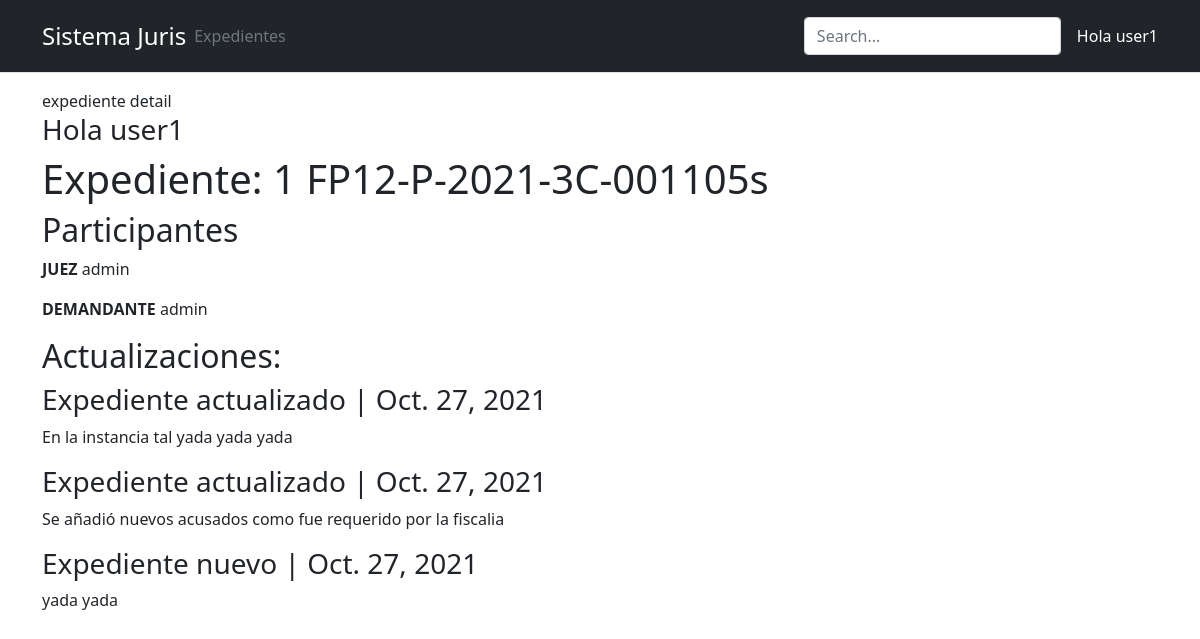
Page /1 (signed in) on the committed database.
### juris/models.py (models this page shows, shortened)
class Actualizacion(models.Model):
	titulo = models.CharField(max_length=30, default="Expediente actualizado")
	contenido = models.CharField(max_length=200)
	fecha_actualizacion = models.DateField(auto_now=True)
	expediente = models.ForeignKey('Expediente', on_delete=models.SET_NULL, null = True)

class Expediente(models.Model):
	numero_de_fiscalia = models.CharField(max_length=5)
	letra = models.CharField(max_length=1)
	año = models.DateField(auto_now=True)
	tribunal = models.CharField(max_length=2)
	numero_expediente = models.CharField(max_length=6)
	intervenientes = models.ManyToManyField(User, through='PersonasIntervenientes')
	class Meta:
		unique_together= ('numero_de_fiscalia', 'letra', 'tribunal', 'numero_expediente')
	def return_list_of_intervenientes(self):
		return  self.intervenientes.through.objects.filter(expediente=self)
	def __str__(self):
		return str(self.id) + " " + self.numero_de_fiscalia + "-" + self.letra + "-" + str(self.año.year) + "-" + self.tribunal + "-" + self.numero_expediente

class PersonasIntervenientes(models.Model):
	user = models.ForeignKey(User, on_delete=models.CASCADE)
	expediente = models.ForeignKey(Expediente, on_delete=models.CASCADE)
	fecha_incluido = models.DateField(auto_now=True)
	ROL_USUARIO = (
		('DE','DEMANDADO'),
		('DD', 'DEMANDANTE'),
		('FF', 'FISCAL'),
		('JZ', 'JUEZ'),
		('AD', 'ABOGADO DEFENSOR'),
		('SE', 'SECRETARIO DEFENSOR'),
		('TE', 'TESTIGO'),
		('PE', 'PERSONA EXTRA')
	)
	rol = models.CharField(
		max_length=2,
		choices=ROL_USUARIO,
		help_text="Rol del usuario en el caso",
		default='PE')
	class Meta:
		unique_together = ('user', 'rol', 'expediente')

### juris/views.py (the view)
# urls.py: path('<int:expediente>', views.ExpedienteDetailView.as_view(), name="expediente-detail"),
class ExpedienteDetailView(LoginRequiredMixin, generic.ListView):
    model = Actualizacion
    context_object_name= 'expediente'
    template_name = "expediente_detail.html"
    def get_queryset(self):
        return Actualizacion.objects.filter(expediente=self.kwargs['expediente'])

### juris/templatetags/active_link_class.py (called while the page is built)
@register.simple_tag(takes_context=True)
def active_link_class(context: Context,
                      *args,
                      active_class: str,
                      inactive_class: str = '',
                      **kwargs):
    path: str = context["request"].path
    if path.startswith(reverse(*args, **kwargs)):
        return active_class
    return inactive_class

### juris/templates/expediente_detail.html
{% extends "base_generic.html" %}
{% block content %}
expediente detail
{% if user.is_authenticated %}
      <h3>Hola {{ user.get_username }}</h3>
{% endif %}
{% for exp in expediente %}
    {% if forloop.first %}
    <h1>Expediente: {{ exp.expediente }}s</h1>
    <h2>Participantes</h2>
    {% for help in exp.expediente.return_list_of_intervenientes %}
    <p> <strong>{{ help.get_rol_display }}</strong> {{ help.user }}  </p>
    {% endfor %}
    <h2>Actualizaciones:</h2>
    {% endif %}
    <h3>{{ exp.titulo }} | {{ exp.fecha_actualizacion }} </h3>
    <p>{{ exp.contenido}} </p>
{% endfor %}
{% endblock %}

### juris/templates/base_generic.html (shortened to what this page needs)
{% load active_link_class %}
<!DOCTYPE html>
<html lang="en">
  <head>
    {% load static %}
    <link rel="stylesheet" href="{% static 'css/style.css' %}" />
    <link rel="stylesheet" href="{% static 'juris/css/style.css' %}" />
    <link
      href="https://cdn.jsdelivr.net/npm/bootstrap@5.1.3/dist/css/bootstrap.min.css"
      rel="stylesheet"
    />
  </head>
  <body>
    <header class="p-3 bg-dark text-white py-3 mb-3 border-bottom">
      <div class="container">
        <div
          class="
            d-flex
            flex-wrap
            align-items-center
            justify-content-center justify-content-lg-start
          "
        >
          <a
            href="{% url 'index' %}"
            class="
              h4
              d-flex
              align-items-center
              mb-2 mb-lg-0
              text-white text-decoration-none
            "
            >Sistema Juris
          </a>
          {% if user.is_authenticated %}
          <ul
            class="
              nav
              col-12 col-lg-auto
              me-lg-auto
              mb-2
              justify-content-center
              mb-md-0
            "
          >
            <li class="nav-item">
              <a
                href="{% url 'expedientes' %}"
                class="
                  nav-link
                  px-2
                  {% active_link_class 'expedientes' active_class='text-secondary' inactive_class='text-white' %}
                "
                >Expedientes</a
              >
            </li>
          </ul>
          {% endif %}
          <form class="col-12 col-lg-auto mb-3 mb-lg-0 me-lg-3">
            <input
              type="search"
              class="form-control form-control-dark"
              placeholder="Search..."
              aria-label="Search"
            />
          </form>
          <div class="text-end">
            {% if user.is_authenticated %}
            <div class="nav-item">Hola {{ user.get_username }}</div>
            {% else %}
            <button type="button" class="btn btn-outline-light me-2">
              Login
            </button>
            <button type="button" class="btn btn-warning">Sign-up</button>
            {% endif %}
          </div>
        </div>
      </div>
    </header>
    <div class="container" style="">{% block content %} {% endblock %}</div>
  </body>
</html>

### rows in the picture
Actualizacion: expediente "1 FP12-P-2021-3C-001105", titulo "Expediente actualizado", fecha_actualizacion "Oct. 27, 2021", contenido "En la instancia tal yada yada yada"
PersonasIntervenientes: rol "JUEZ", user "admin"
PersonasIntervenientes: rol "DEMANDANTE", user "admin"
Actualizacion: titulo "Expediente actualizado", fecha_actualizacion "Oct. 27, 2021", contenido "Se añadió nuevos acusados como fue requerido por la fiscalia"
Actualizacion: titulo "Expediente nuevo", fecha_actualizacion "Oct. 27, 2021", contenido "yada yada"

### other values in the picture
{{ user.get_username }} "user1"
